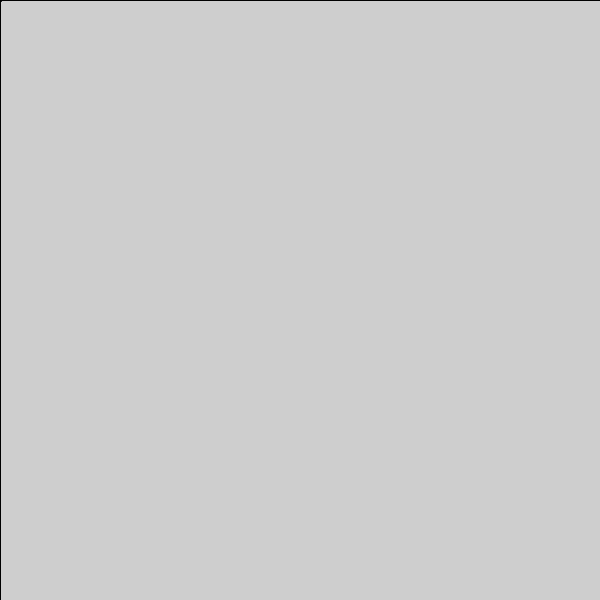
Frame 1 (no input)
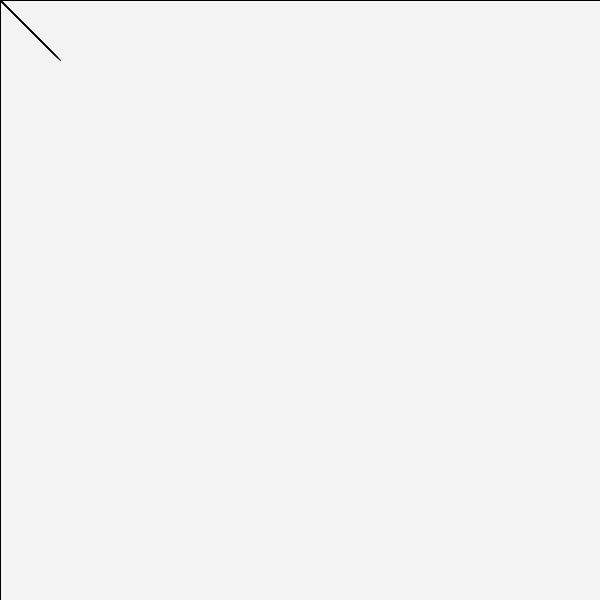
Frame 60 (the mouse pressed at the canvas centre just before this capture)
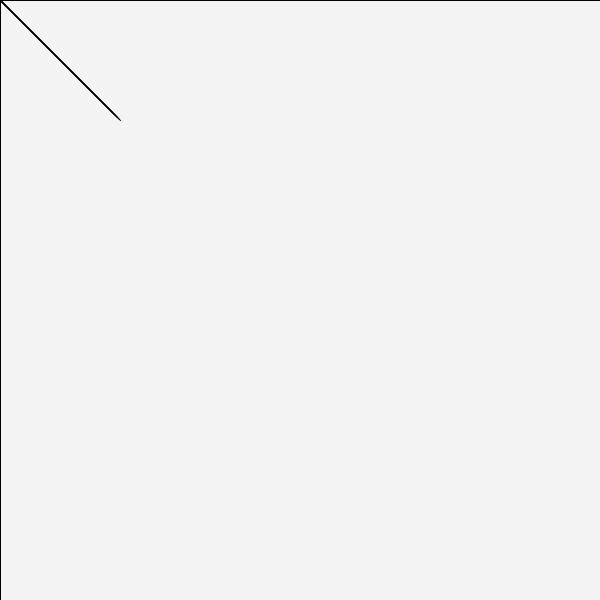
Frame 120 (the mouse held since frame 60 and released just before this capture)

The Processing sketch that drew these frames (run headless with seeded random() and noise(); from frame 60 on, the mouse is pressed at the canvas centre):

// Processing sketch: processing_119651
// ── processing_119651.pde

//Prog. dinamica

float x1,x2;
float y1,y2;

void setup()
{
//Info declarada una vez
size(600,600);
}

void draw()
{
//Info declarada que pinta cada frame
fill(255, 10);
rect(0,0,width,height);
x1=x1+1;
x2=x2-1;
y1=y1+1;
y2=y2-1;
line(x1,y1,x2,y2);

}
